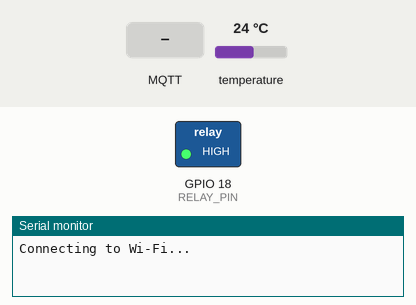
A sketch run on a simulated ESP32. On the bench: switched loads named in the sketch (green lamp = pin HIGH), the last lines printed to the serial monitor. The test bench sets the inputs (shaded band); at power-on: temperature 24 °C. WiFi joins after 1.5 s; servers stay silent unless stated; no MQTT or app messages arrive unless stated.

Above: at 0.1 s.
At 2.7 s:
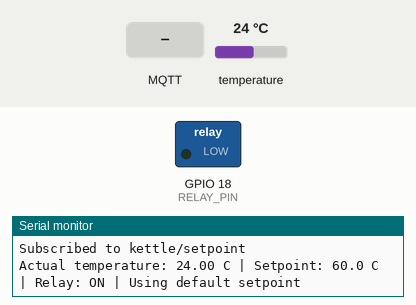
2.8 s: MQTT message "1" arrives on the first subscribed topic
Timing chart, 0 to 5.8 s (numbered marks = the images above; inputs shaded):
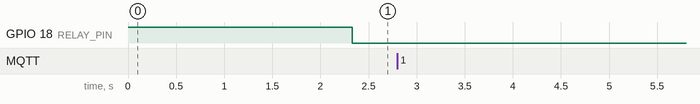

The sketch:

3d_kettle_mqtt_code.ino
```cpp
#include <WiFi.h>
#include <PubSubClient.h>
#include <OneWire.h>
#include <DallasTemperature.h>
#include <math.h>

// DS18B20 data pin
#define ONE_WIRE_BUS 4

// Relay control pin
#define RELAY_PIN 18

// Assumes an active-LOW relay module
const int RELAY_ON  = LOW;
const int RELAY_OFF = HIGH;

// Temperature hysteresis: 1 degree C
const float HYSTERESIS_C = 1.0;

// Wi-Fi details
const char* WIFI_SSID = "Oneplus13s";
const char* WIFI_PASSWORD = "Dhanush1760";

// Computer IPv4 address running Mosquitto
const char* MQTT_SERVER = "10.46.137.194";
const int MQTT_PORT = 1883;

// MQTT topics
const char* TEMP_TOPIC = "kettle/temperature";
const char* SETPOINT_TOPIC = "kettle/setpoint";

WiFiClient wifiClient;
PubSubClient mqttClient(wifiClient);

OneWire oneWire(ONE_WIRE_BUS);
DallasTemperature sensors(&oneWire);

unsigned long lastPublish = 0;
const unsigned long PUBLISH_INTERVAL_MS = 1000;

// Initial setpoint
float setpointC = 60.0;
bool setpointReceived = false;

// Relay starts OFF
bool heaterOutput = false;

// Receive setpoint from Unity
void mqttCallback(char* topic, byte* payload,
                  unsigned int length) {
  if (strcmp(topic, SETPOINT_TOPIC) == 0) {
    char message[32];

    if (length == 0 || length >= sizeof(message)) {
      Serial.println("Invalid setpoint message length");
      return;
    }

    memcpy(message, payload, length);
    message[length] = '\0';

    char* endPtr;
    float receivedSetpoint = strtof(message, &endPtr);

    if (endPtr == message || *endPtr != '\0' ||
        !isfinite(receivedSetpoint) ||
        receivedSetpoint < 30.0 ||
        receivedSetpoint > 100.0) {
      Serial.println("Invalid setpoint; expected 30-100 C");
      return;
    }

    setpointC = receivedSetpoint;
    setpointReceived = true;

    Serial.print("New setpoint received: ");
    Serial.print(setpointC, 1);
    Serial.println(" C");
  }
}

void connectWiFi() {
  Serial.print("Connecting to Wi-Fi...");
  WiFi.mode(WIFI_STA);
  WiFi.begin(WIFI_SSID, WIFI_PASSWORD);

  while (WiFi.status() != WL_CONNECTED) {
    delay(500);
    Serial.print(".");
  }

  Serial.println("\nWi-Fi connected");
  Serial.print("ESP32 IP: ");
  Serial.println(WiFi.localIP());
}

bool connectMQTT() {
  if (mqttClient.connected()) {
    return true;
  }

  String clientId = "KettleESP32-" +
                    String((uint32_t)ESP.getEfuseMac(), HEX);

  Serial.print("Connecting to MQTT... ");

  if (mqttClient.connect(clientId.c_str())) {
    Serial.println("connected");

    if (mqttClient.subscribe(SETPOINT_TOPIC)) {
      Serial.println("Subscribed to kettle/setpoint");
    } else {
      Serial.println("Setpoint subscription failed");
    }

    return true;
  }

  Serial.print("Failed, MQTT state = ");
  Serial.println(mqttClient.state());
  return false;
}

// ON/OFF controller with hysteresis
void controlRelay(float temperatureC) {
  if (temperatureC <= setpointC - HYSTERESIS_C) {
    heaterOutput = true;
  }
  else if (temperatureC >= setpointC) {
    heaterOutput = false;
  }

  digitalWrite(
    RELAY_PIN,
    heaterOutput ? RELAY_ON : RELAY_OFF
  );
}

void setup() {
  Serial.begin(115200);

  // Initialize relay safely in OFF state
  pinMode(RELAY_PIN, OUTPUT);
  digitalWrite(RELAY_PIN, RELAY_OFF);

  sensors.begin();

  mqttClient.setServer(MQTT_SERVER, MQTT_PORT);
  mqttClient.setCallback(mqttCallback);
  mqttClient.setBufferSize(256);

  connectWiFi();
}

void loop() {
  if (WiFi.status() != WL_CONNECTED) {
    connectWiFi();
  }

  if (!mqttClient.connected()) {
    if (!connectMQTT()) {
      // Keep relay OFF while MQTT is disconnected
      heaterOutput = false;
      digitalWrite(RELAY_PIN, RELAY_OFF);
      delay(2000);
      return;
    }
  }

  // Process setpoint messages from Unity
  mqttClient.loop();

  if (millis() - lastPublish >= PUBLISH_INTERVAL_MS) {
    lastPublish = millis();

    sensors.requestTemperatures();
    float temperatureC = sensors.getTempCByIndex(0);

    if (temperatureC == DEVICE_DISCONNECTED_C ||
        !isfinite(temperatureC)) {
      // Sensor error: turn relay OFF
      heaterOutput = false;
      digitalWrite(RELAY_PIN, RELAY_OFF);

      Serial.println(
        "DS18B20 sensor error - Relay OFF"
      );
      return;
    }

    // Execute ON/OFF controller
    controlRelay(temperatureC);

    // Publish actual temperature to Unity
    char payload[16];
    snprintf(payload, sizeof(payload), "%.2f",
             temperatureC);

    if (mqttClient.publish(TEMP_TOPIC, payload)) {
      Serial.print("Actual temperature: ");
      Serial.print(temperatureC, 2);

      Serial.print(" C | Setpoint: ");
      Serial.print(setpointC, 1);

      Serial.print(" C | Relay: ");
      Serial.print(heaterOutput ? "ON" : "OFF");

      if (setpointReceived) {
        Serial.println(" | Setpoint received from Unity");
      } else {
        Serial.println(" | Using default setpoint");
      }
    } else {
      Serial.println("Temperature MQTT publish failed");
    }
  }
}
```
